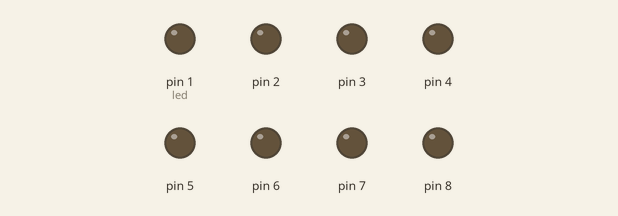
A sketch run on a simulated Arduino Uno, built with avr-gcc and run on an emulated ATmega328P. On the bench: output pins drawn as LEDs (lit = HIGH).

Above: at 0.5 s.
Timing chart, 0 to 2.0 s (numbered marks = the images above):
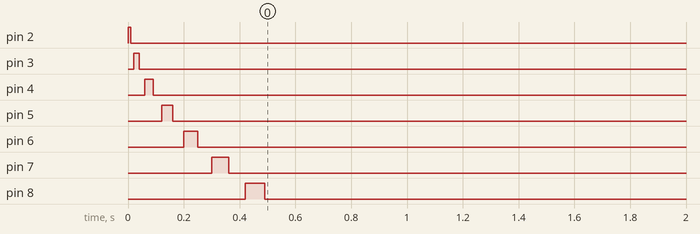

Measured:
- by itself, pin 2: LOW → HIGH at 0.00 s, → LOW 0.01 s later
- by itself, pin 3: LOW → HIGH at 0.02 s, → LOW 0.02 s later
- by itself, pin 4: LOW → HIGH at 0.06 s, → LOW 0.03 s later
- by itself, pin 5: LOW → HIGH at 0.12 s, → LOW 0.04 s later
- by itself, pin 6: LOW → HIGH at 0.20 s, → LOW 0.05 s later
- by itself, pin 7: LOW → HIGH at 0.30 s, → LOW 0.06 s later
- by itself, pin 8: LOW → HIGH at 0.42 s, → LOW 0.07 s later

The sketch:

sketch_jan27b.ino
```cpp
int ritardo = 0;
int nullo = 0;
int led = 1;
int contatore = 1;
void setup(){
  while(led <= 8){
    pinMode(led, OUTPUT); // 8 led
    led++;
  }
  pinMode(9, INPUT); // pulsante
 }

void loop(){

  //if(digitalRead(2)==1){
    //for(int i = 0; )

    while(contatore <= 8 && ritardo < 1000 ){
      digitalWrite(contatore, HIGH);
      delay(ritardo);
      digitalWrite(contatore, LOW);
      delay(ritardo);
      ritardo+=10;
      contatore++;
    }
  //}
}
```
